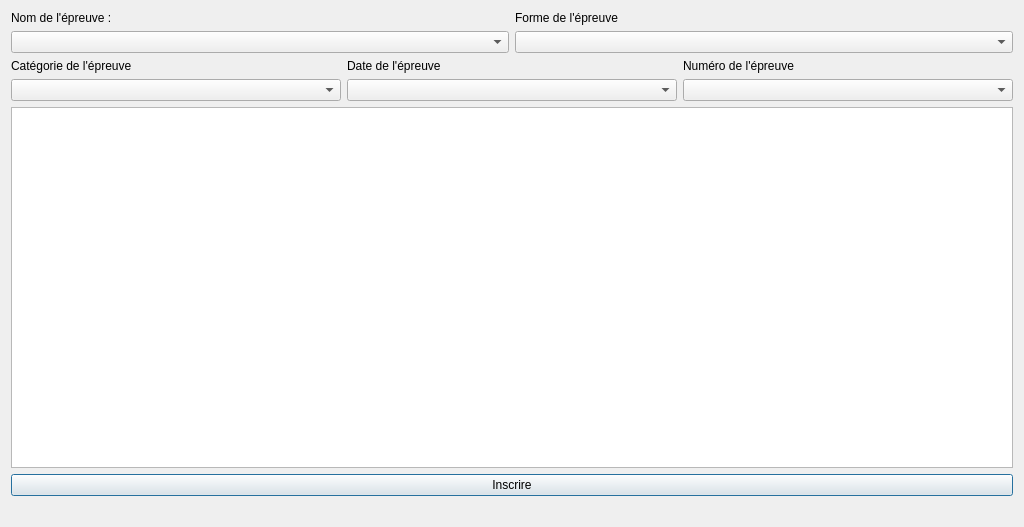
<?xml version="1.0" encoding="UTF-8"?>
<ui version="4.0">
 <class>inscription_epreuve</class>
 <widget class="QDialog" name="inscription_epreuve">
  <property name="geometry">
   <rect>
    <x>0</x>
    <y>0</y>
    <width>1024</width>
    <height>527</height>
   </rect>
  </property>
  <property name="windowTitle">
   <string>Inscription à une épreuve</string>
  </property>
  <layout class="QGridLayout" name="gridLayout">
   <item row="0" column="0">
    <layout class="QVBoxLayout" name="verticalLayout_6">
     <item>
      <layout class="QHBoxLayout" name="horizontalLayout_2">
       <item>
        <layout class="QVBoxLayout" name="verticalLayout_2">
         <item>
          <widget class="QLabel" name="label_nom_ep_ins_ep">
           <property name="text">
            <string>Nom de l'épreuve :</string>
           </property>
          </widget>
         </item>
         <item>
          <widget class="QComboBox" name="combox_nom_ep_ins_ep"/>
         </item>
        </layout>
       </item>
       <item>
        <layout class="QVBoxLayout" name="verticalLayout">
         <item>
          <widget class="QLabel" name="label_form_ins_ep">
           <property name="text">
            <string>Forme de l'épreuve</string>
           </property>
          </widget>
         </item>
         <item>
          <widget class="QComboBox" name="combox_forme_ins_ep"/>
         </item>
        </layout>
       </item>
      </layout>
     </item>
     <item>
      <layout class="QHBoxLayout" name="horizontalLayout">
       <item>
        <layout class="QVBoxLayout" name="verticalLayout_5">
         <item>
          <widget class="QLabel" name="label_cat_ep_ins_ep">
           <property name="text">
            <string>Catégorie de l'épreuve</string>
           </property>
          </widget>
         </item>
         <item>
          <widget class="QComboBox" name="combox_cat_ep_ins_ep"/>
         </item>
        </layout>
       </item>
       <item>
        <layout class="QVBoxLayout" name="verticalLayout_4">
         <item>
          <widget class="QLabel" name="label_date_ep_ins_ep">
           <property name="text">
            <string>Date de l'épreuve</string>
           </property>
          </widget>
         </item>
         <item>
          <widget class="QComboBox" name="combox_date_ep_ins_ep"/>
         </item>
        </layout>
       </item>
       <item>
        <layout class="QVBoxLayout" name="verticalLayout_3">
         <item>
          <widget class="QLabel" name="label_num_ep_ins_ep">
           <property name="text">
            <string>Numéro de l'épreuve</string>
           </property>
          </widget>
         </item>
         <item>
          <widget class="QComboBox" name="combox_num_ep_ins_ep"/>
         </item>
        </layout>
       </item>
      </layout>
     </item>
     <item>
      <widget class="QTableWidget" name="table_sp_ins_ep">
       <property name="enabled">
        <bool>true</bool>
       </property>
       <property name="selectionMode">
        <enum>QAbstractItemView::MultiSelection</enum>
       </property>
       <property name="selectionBehavior">
        <enum>QAbstractItemView::SelectRows</enum>
       </property>
       <property name="showGrid">
        <bool>false</bool>
       </property>
      </widget>
     </item>
     <item>
      <widget class="QPushButton" name="validate_ins_ep">
       <property name="text">
        <string>Inscrire</string>
       </property>
      </widget>
     </item>
     <item>
      <widget class="QLabel" name="label_inscription_epreuve">
       <property name="text">
        <string/>
       </property>
       <property name="alignment">
        <set>Qt::AlignCenter</set>
       </property>
      </widget>
     </item>
    </layout>
   </item>
  </layout>
 </widget>
 <resources/>
 <connections>
  <connection>
   <sender>combox_nom_ep_ins_ep</sender>
   <signal>currentTextChanged(QString)</signal>
   <receiver>inscription_epreuve</receiver>
   <slot>refreshFormeEpreuve()</slot>
   <hints>
    <hint type="sourcelabel">
     <x>176</x>
     <y>56</y>
    </hint>
    <hint type="destinationlabel">
     <x>193</x>
     <y>49</y>
    </hint>
   </hints>
  </connection>
  <connection>
   <sender>combox_forme_ins_ep</sender>
   <signal>currentTextChanged(QString)</signal>
   <receiver>inscription_epreuve</receiver>
   <slot>refreshCategorieEpreuve()</slot>
   <hints>
    <hint type="sourcelabel">
     <x>601</x>
     <y>52</y>
    </hint>
    <hint type="destinationlabel">
     <x>562</x>
     <y>50</y>
    </hint>
   </hints>
  </connection>
  <connection>
   <sender>combox_cat_ep_ins_ep</sender>
   <signal>currentTextChanged(QString)</signal>
   <receiver>inscription_epreuve</receiver>
   <slot>refreshDateEpreuve()</slot>
   <hints>
    <hint type="sourcelabel">
     <x>34</x>
     <y>112</y>
    </hint>
    <hint type="destinationlabel">
     <x>91</x>
     <y>115</y>
    </hint>
   </hints>
  </connection>
  <connection>
   <sender>combox_date_ep_ins_ep</sender>
   <signal>currentTextChanged(QString)</signal>
   <receiver>inscription_epreuve</receiver>
   <slot>refreshNumEpreuve()</slot>
   <hints>
    <hint type="sourcelabel">
     <x>338</x>
     <y>113</y>
    </hint>
    <hint type="destinationlabel">
     <x>342</x>
     <y>113</y>
    </hint>
   </hints>
  </connection>
  <connection>
   <sender>combox_num_ep_ins_ep</sender>
   <signal>currentTextChanged(QString)</signal>
   <receiver>inscription_epreuve</receiver>
   <slot>refreshResult()</slot>
   <hints>
    <hint type="sourcelabel">
     <x>623</x>
     <y>118</y>
    </hint>
    <hint type="destinationlabel">
     <x>579</x>
     <y>117</y>
    </hint>
   </hints>
  </connection>
  <connection>
   <sender>validate_ins_ep</sender>
   <signal>clicked()</signal>
   <receiver>inscription_epreuve</receiver>
   <slot>register()</slot>
   <hints>
    <hint type="sourcelabel">
     <x>162</x>
     <y>468</y>
    </hint>
    <hint type="destinationlabel">
     <x>124</x>
     <y>470</y>
    </hint>
   </hints>
  </connection>
 </connections>
 <slots>
  <slot>refreshResult()</slot>
  <slot>refreshFormeEpreuve()</slot>
  <slot>refreshCategorieEpreuve()</slot>
  <slot>refreshDateEpreuve()</slot>
  <slot>refreshNumEpreuve()</slot>
  <slot>register()</slot>
 </slots>
</ui>
